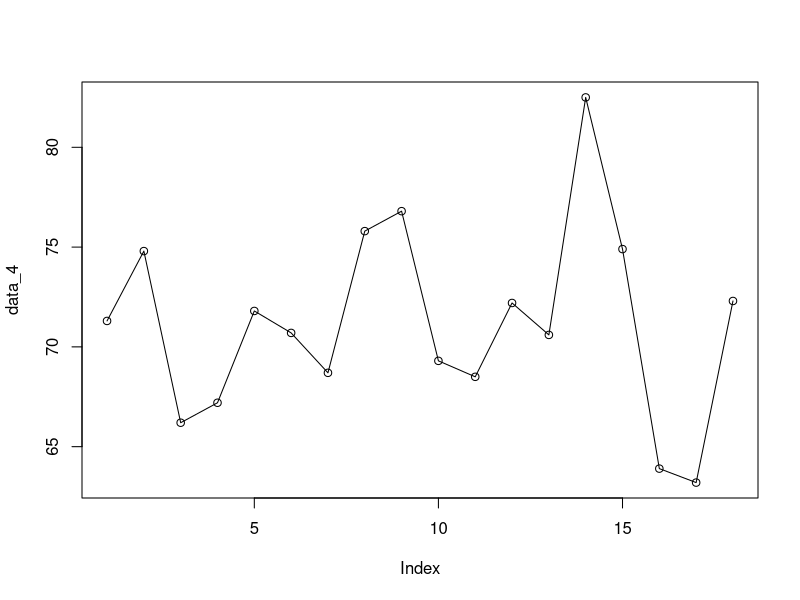

Here is the R script that generated this plot:
#Q1-b women with breast cancer using mammo
conf_lvl <- 0.94
margin_error <- 0.05
z_scr <- qnorm((1 + conf_lvl)/2)
p <- 0.5
n <- ceiling((z_scr^2 * p * (1-p))/margin_error^2)
n
#Q2-diseased plants
mu <- 57.1
sd <- 42.9
n_2 <- 40 #sample size
xbar <- 65
S_E <- sd/sqrt(n_2) #standard error
z <- (xbar-mu)/S_E #z-score
p_2 <- pnorm(z, lower.tail = FALSE) #calculates probability
p_2
#Q3
n_3 <- 15
p_hat <- 530/n_3 #sample proportion
h0 <- 0.05
SE_2 <- sqrt(h0*(1-h0)/n_3)
z_scr2 <- (p_hat-h0)/SE_2
z_scr2
z_critical <- qnorm(0.05, lower.tail = FALSE)
#Q4 - turbot hypothesis test
data_4 <- c(71.3, 74.8, 66.2, 67.2, 71.8, 70.7, 68.7, 75.8, 76.8, 69.3, 68.5, 72.2, 70.6, 82.5, 74.9, 63.9, 63.2, 72.3)
plot(data_4, type="o")
t.test(data_4, mu=75, alternative = "two.sided", conf.level = 0.95)

